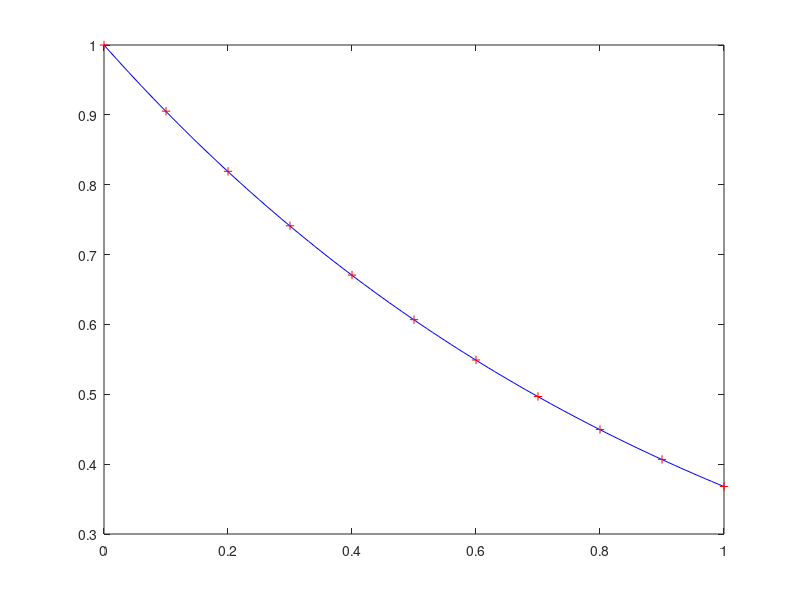

Reproduce this figure in MATLAB.
a = 0; b = 1; 
init_val = 1;
h = 1/10;
t = a:h:b;
last = size(t,2);
y = zeros(size(t));
y(1) = init_val;

for k = 1:last-1
 y(k+1) = (y(k) + h*99.0*exp(-t(k+1))) / (1.0 + 100.0*h);
end
true_sol = exp(-t);
numerical_solution = y
true_solution = true_sol
max_error = norm(y-true_sol,'inf')
% Plot true solution and approximation
t_fine = a:h/10:b;
sol_fine = exp(-t_fine);
plot(t_fine,sol_fine,'b-',t,y,'r+')
